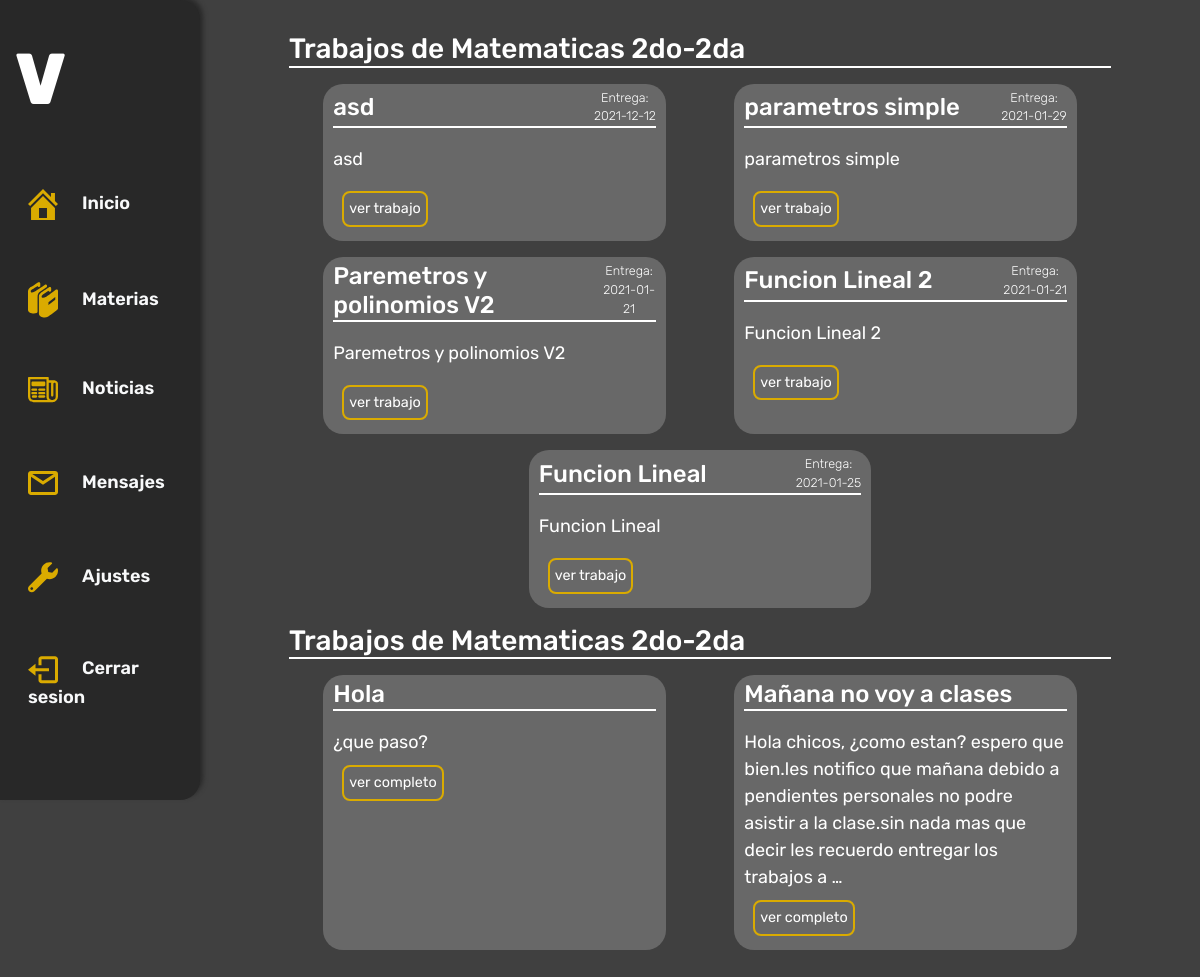
The app's page /profesor/materia/1 (signed in) with its own data.
### usuarios/models.py (models this page shows, shortened)
class Materia(models.Model):
    nombre = models.CharField(max_length=50)
    curso = models.ForeignKey(Cursoos, on_delete = models.CASCADE, null=True, blank=True)
    profesor = models.ForeignKey(Profesor, on_delete = models.CASCADE, null=True, blank=True)
    trabajos_entregados = models.IntegerField(null=True, blank=True)
    class Meta():
        ordering = ['nombre']
    def __str__(self):
        nombre_y_curso = self.nombre + " " + str(self.curso)
        return nombre_y_curso

class Cursoos(models.Model):
    curso = models.CharField(max_length=10, null=True, blank=True)
    division = models.CharField(max_length=10, null=True, blank=True)
    class Meta():
        ordering = ['curso']
    def __str__(self):
        curso_y_division = self.curso + "-" + self.division
        return curso_y_division

class Trabajo(models.Model):
    titulo = models.CharField(max_length=50)
    materia = models.ForeignKey(Materia, on_delete = models.CASCADE, null=True, blank=True)
    fecha_de_subida = models.DateTimeField(auto_now_add=True)
    fecha_de_entrega = models.DateTimeField(auto_now_add=False)
    tipo_de_trabajo = models.ForeignKey(TipoDeTarea, on_delete = models.CASCADE, null=True, blank=True)
    consigna = models.CharField(max_length=50)
    contenido = models.TextField()
    fuentes = models.CharField(max_length=50)
    class Meta():
        ordering = ['-fecha_de_subida']
    def __str__(self):
        return self.titulo

### noticias/models.py (models this page shows, shortened)
class ProfesorNoticia(models.Model):
    user = models.ForeignKey(User, on_delete = models.CASCADE, null=True, blank=True)
    titulo = models.CharField(max_length=50)
    mensaje = models.TextField(max_length=1999)
    url = models.URLField(max_length=200, null=True, blank=True)
    imagen = models.ImageField(upload_to="noticias/profesor", null=True, blank=True)
    materia = models.ManyToManyField(Materia, null=True, blank=True)
    created = models.DateField(auto_now_add=True)
    class Meta():
        verbose_name = "Profesor Noticia"
        verbose_name_plural = "Profesores Noticias"

### volder_app/decorators.py (the view)
        def wrapper(request, *args, **kwargs):
            if not hasattr(request.user, self.attribute):
                return redirect(self.redirect_to_url, **self.args_dict_to_redirect)
            return view(request, *args, **kwargs)

### profesor/views.py (called while the page is built)
@RequiredUserAttribute(attribute = 'profesor', redirect_to_url = '/preceptor/')
def ver_materia(request, id_materia):
    materia = Materia.objects.get(id = id_materia)
    if request.user.profesor != materia.profesor:
        return redirect("/profesor/")
    trabajos = Trabajo.objects.filter(materia = materia)
    noticias = ProfesorNoticia.objects.filter(materia = materia)
    cont = {
        "materia":materia,
        "noticias":noticias,
        "trabajos":trabajos,
    }
    return render(request, "profesor/ver_materia.html", cont)

### profesor/templates/profesor/ver_materia.html
{% extends 'profesor/base.html' %}
{% load static %}
{% block content %}
    <div class=" mid-contenido-animacion trabajos col col-md-9 mx-auto my-4 px-4">
        {% if trabajos %}
            <div class="contenido-block tarea-animacion col-12 col-md-12  mx-auto mt-2" >
                <h3 class="contenido--block--title col-12">Trabajos de {{materia}}</h3>
                <div class="row">
                    {% for trabajo in trabajos %}
                        <div id="trabajo-{{ultimo_trabajo.id}" class="trabajo trabajos-animacion col-10 col-md-5 mx-auto my-2">
                            <div class="trabajo--titulo">
                                <h4 class="titulo--nombre">{{trabajo}}</h4>
                                <p class="titulo--fecha"> Entrega: <br> {{ trabajo.fecha_de_entrega|date:'Y-m-d' }}</p>
                            </div>
                            <p class="trabajo--p">  {{trabajo}}  </p>
                            <div class="trabajo--end">
                                <a id="button-{{ultimo_trabajo.id}}" href="{% url 'ver_trabajo' trabajo.id %}" class="btn">ver trabajo</a>
                            </div>
                        </div>
                    {% endfor %}
                </div>
            </div>
        {% else %}
            <div class="notification">
                <p class="h2 text-muted text-center my-5"> no hay trabajos <a href="{% url 'añadir_trabajo' %}">¿publicar?</a></p>
            </div>
        {% endif %}
        {% if noticias %}
        <div class="contenido-block tarea-animacion col-12 col-md-12  mx-auto mt-2" >
            <h3 class="contenido--block--title col-12">Trabajos de {{materia}}</h3>
            <div class="row">
                {% for noticia in noticias %}
                    <div id="trabajo-{{ultimo_trabajo.id}" class="trabajo trabajos-animacion col-10 col-md-5 mx-auto my-2">
                            <div class="trabajo--titulo">
                                <h4 class="titulo--nombre">{{noticia.titulo}}</h4>
                            </div>
                            <p class="trabajo--p">{{noticia.mensaje|truncatewords:"30"|linebreaks}}  </p>
                            <div class="trabajo--end">
                                <a id="button-{{ultimo_trabajo.id}}" href="{% url 'ver_noticia_profesor' noticia.id %}" class="btn">ver completo</a>
                            </div>
                        </div>
                {% endfor %}
            </div>
        </div>
        {% else %}
        <div class="notification">
            <p class="h2 text-muted text-center my-5"> no hay ninguna noticia <a href="{% url 'noticias_profesor' %}">¿publicar?</a></p>
        </div>
        {% endif %}
    </div>
{% endblock %}

### volder_app/static/css/estudiante/main.css (style rules this page uses)
:root { --naranja:#DAAB00; --negro:#282828; --bg:#404040; --grey:#686868; --white:#FFF; }
* { margin: 0px; padding: 0px; outline: none; }
p { margin:0 }
.row { margin: 0px !important; padding: 0px !important; }
body { max-width: 100vw; overflow-x: hidden; font-size: 18px; font-family:'Rubik', sans-serif; }
.contenido-block:first-child { margin-top: 2em; }
.contenido--block--title { color:var(--white); display: inline-block; text-align: left; padding: 0; border-bottom: 2px solid var(--white) ; }
.trabajo { color: var(--white); display: inline-block; background-color: var(--grey); border-radius: 20px; padding: 5px 10px; }
.trabajo--titulo { display:flex; align-items: center; border-bottom: 2px solid var(--white); }
.titulo--nombre, .titulo--fecha { margin-bottom:0; }
.titulo--nombre { font-weight:500; }
.titulo--fecha { text-align:center; margin-left: auto; font-size: .7em; font-weight:100; }
.trabajo--p { margin: 1em 0 1em 0; }
.trabajo--end { display:flex; position: relative; bottom:0; margin: .5em; }
.trabajo--end .btn, .button--especial { font-size: .8em; border: 2px solid var(--naranja); border-radius: 8px; background-color: transparent; color:var(--white); padding: 5px; }

### volder_app/templates/volder/carga.html (style rules this page uses)
*, *::after,*::before { margin: 0; padding: 0; -webkit-box-sezing: border-box; -moz-box-sezing: border-box; box-sezing: border-box; }

### records on screen
Materia: nombre+curso "Matematicas 2do-2da"
Trabajo: titulo "asd", fecha_de_entrega "2021-12-12"
Trabajo: titulo "parametros simple", fecha_de_entrega "2021-01-29"
Trabajo: titulo "Paremetros y polinomios V2", fecha_de_entrega "2021-01-21"
Trabajo: titulo "Funcion Lineal 2", fecha_de_entrega "2021-01-21"
Trabajo: titulo "Funcion Lineal", fecha_de_entrega "2021-01-25"
ProfesorNoticia: titulo "Hola", mensaje "¿que paso?"
ProfesorNoticia: titulo "Mañana no voy a clases", mensaje "Hola chicos, ¿como estan? espero que bien.les notifico que mañana debido a pendientes personales no podre asistir a la clase.sin nada mas que decir les recuerdo entregar los trabajos a …"
